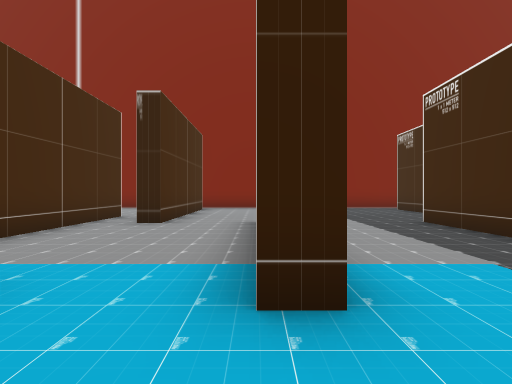
View 1 (above)

24 first-person views from a walk through a Unity game level. The camera is 1.3 m above the floor, looks level and sees 80° across. The floor is counted in squares, 2 m on a side. Each view is taken from the middle of a square. On the plan, view 1 faces up. The plan holds only what a view shows up to about 10 squares ahead; the rest is blank. The place goes on beyond the plan. The player is left out.

View 2
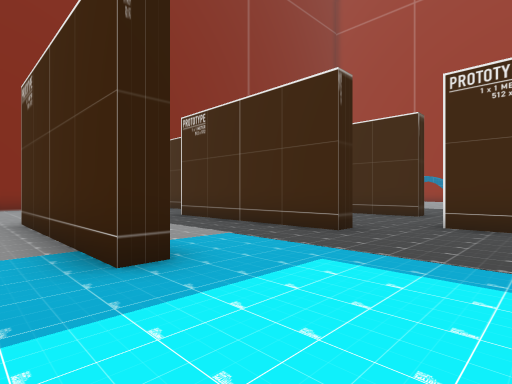

View 3
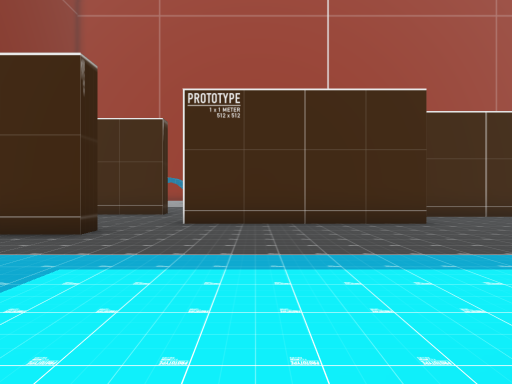

View 4
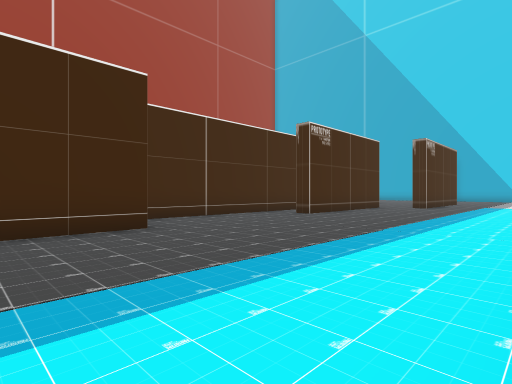

View 5
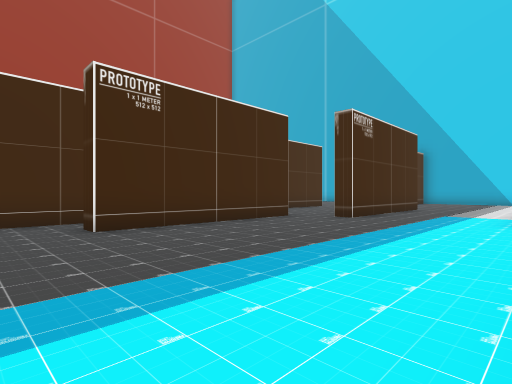

View 6
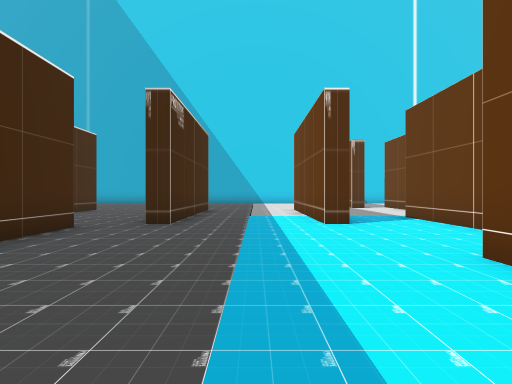

View 7
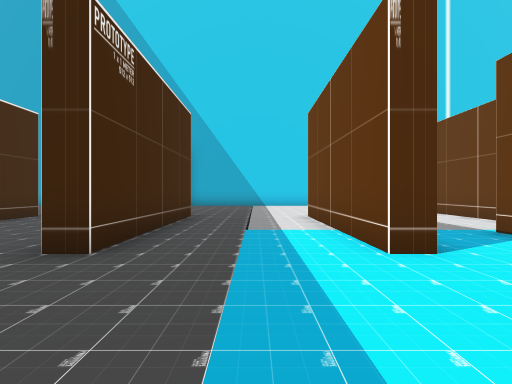

View 8
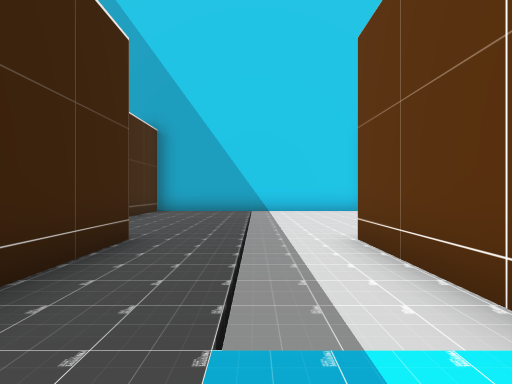

View 9
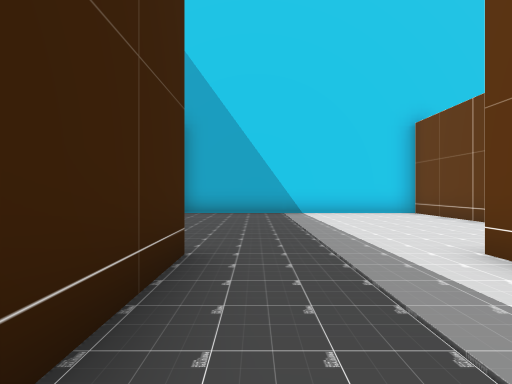

View 10
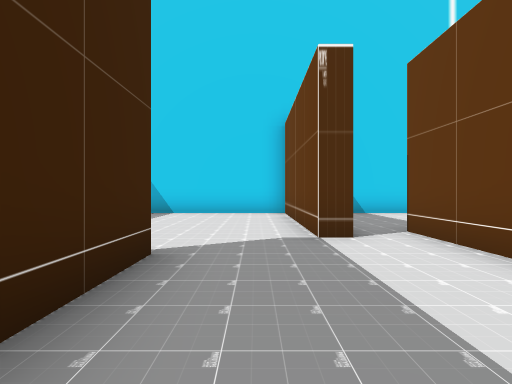

View 11
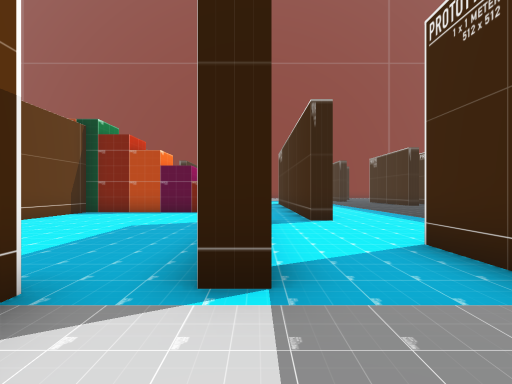

View 12
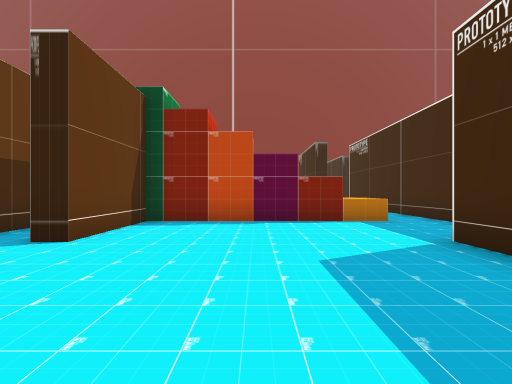

View 13
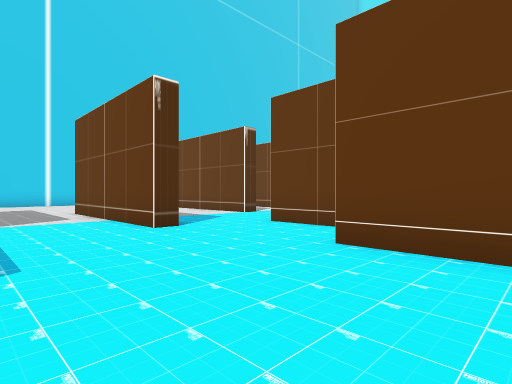

View 14
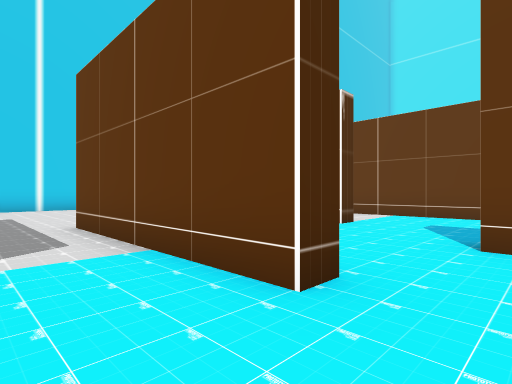

View 15
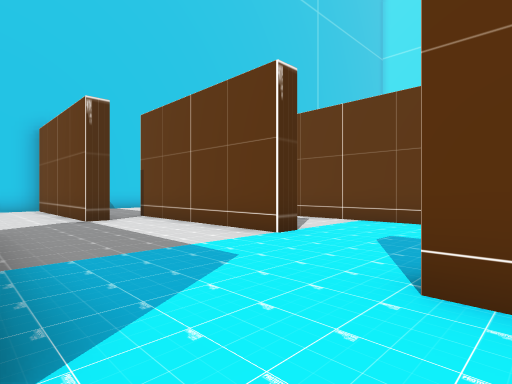

View 16
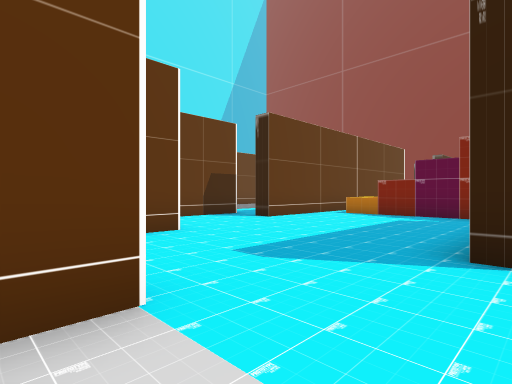

View 17
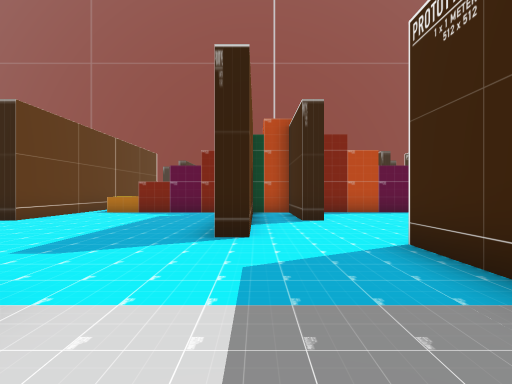

View 18
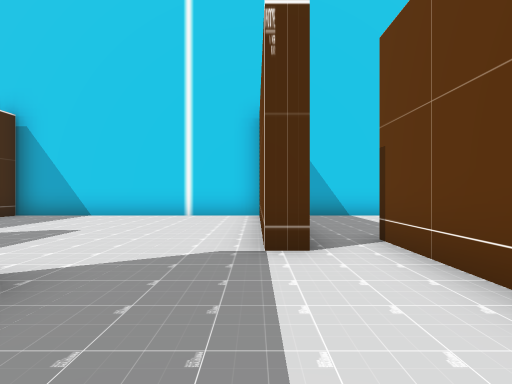

View 19
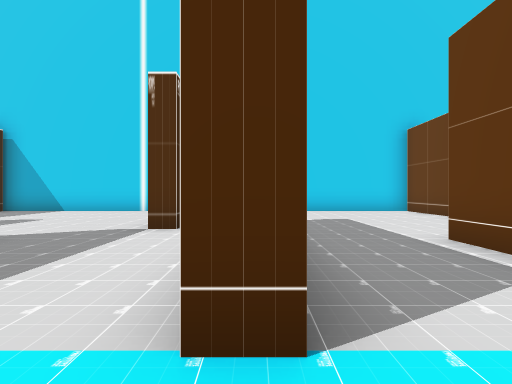

View 20
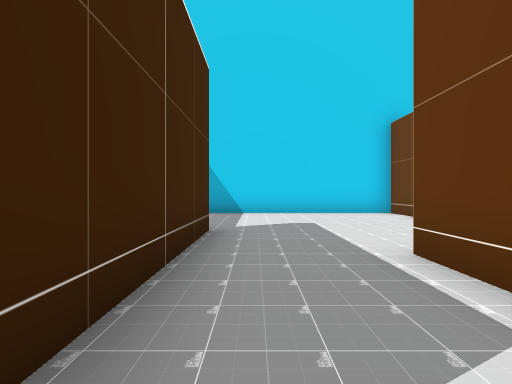

View 21
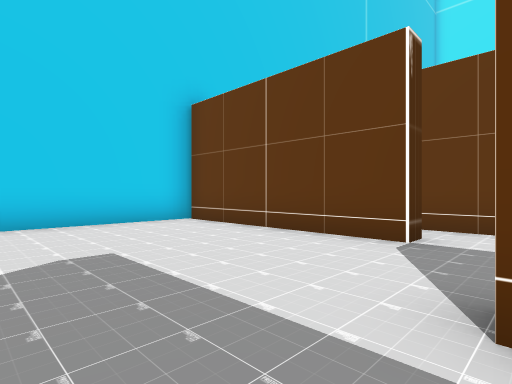

View 22
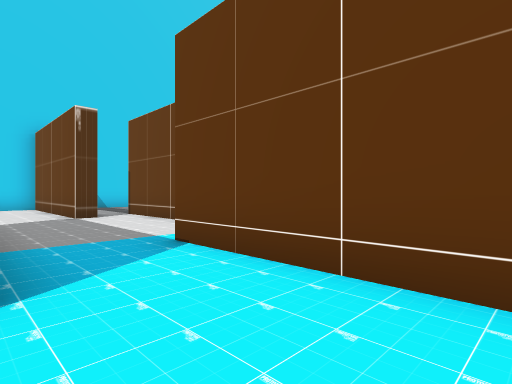

View 23
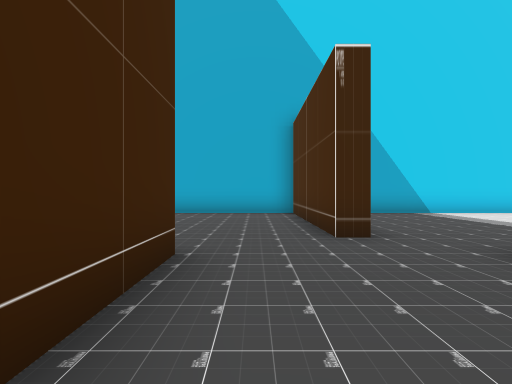

View 24
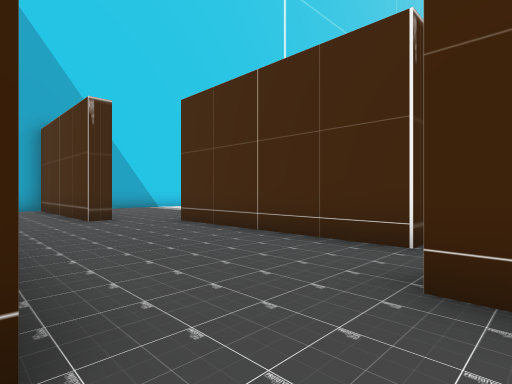

### Floor plan
Key: @ floor where view 1 was taken; # wall or solid block; . floor; ^ raised ledge.
Columns run from 17 left of view 1 to 8 right of it. Each row starts with its distance up from view 1.
 10                #..  ..#
  9                #..  ..
  8              #.#.. ...
  7              #.#.. ...
  6              #...# ..#
  5              #...#...#
  4              #...#...#   #
  3               ...#...# ..#
  2                ..#...#...#
  1                 ..........
  0                 .@....#
 -1                 ......#
 -2                  .....#
 -3                  .....#
 -4                  .....#
 -5                  .......#
 -6                 #.......#
 -7                 #.......#
 -8                ^#.......#
 -9   #.^##########^#.......#
-10   #.....##......#.....#.#
-11  .#.....##......#.....#
-12 #.#.....##.....##.....#
-13 #.......#......#......#
-14 #.......#......#......#...
-15 #..............#..........
-16 #..#......#....#.#...#...#
-17  ..#......#......#...#...#
-18 ...#..#...#..#...#...#...#
-19 ...#..#...#..#...#...#...#
-20 ...#..#...#..#...#...#...#
-21 ......#......#............
-22 #.....#.#....#.#......#...
-23 #.......#......#......#...
-24 #.......#......#......#...
-25 #.......#......#......#...
-26 #...... #......#... ..#...
-27 ##########################

Where each view was taken, in squares from view 1:
view 1: 0 up, 0 right, facing up
view 2: 1 down, 1 left, facing up-right
view 3: 1 down, 1 left, facing right
view 4: 2 down, 0 right, facing down-right
view 5: 8 down, 0 right, facing down-right
view 6: 9 down, 2 right, facing down
view 7: 12 down, 2 right, facing down
view 8: 16 down, 2 right, facing down
view 9: 17 down, 3 right, facing down
view 10: 17 down, 1 left, facing down
view 11: 19 down, 2 left, facing up
view 12: 16 down, 5 left, facing up
view 13: 10 down, 4 left, facing down-left
view 14: 14 down, 5 left, facing down-left
view 15: 14 down, 7 left, facing down-left
view 16: 18 down, 9 left, facing up-left
view 17: 19 down, 9 left, facing up
view 18: 18 down, 9 left, facing down
view 19: 16 down, 11 left, facing down
view 20: 17 down, 12 left, facing down
view 21: 20 down, 12 left, facing down-left
view 22: 13 down, 14 left, facing down-left
view 23: 17 down, 7 right, facing down
view 24: 14 down, 8 right, facing down-left
